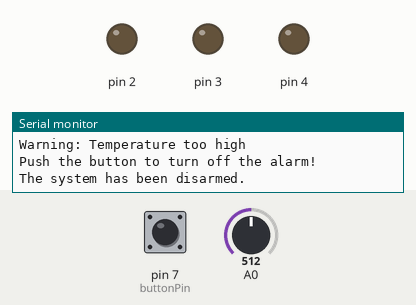
Bench run of a sketch on a simulated Arduino Uno, built with avr-gcc and run on an emulated ATmega328P. Parts: output pins drawn as LEDs (lit = HIGH), the last lines printed to the serial monitor. Dashed ring = blinking. The test bench sets the inputs (shaded band); at power-on: pin 7 (buttonPin) HIGH, A0 = 512.

Above: at 1.8 s.
1.9 s: pin 7 (buttonPin) pulled LOW for 1.3 s
At 2.22 s:
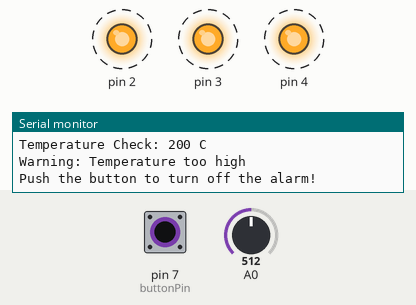
5.4 s: A0 set to 316
6.9 s: A0 set to 295
8.4 s: pin 7 (buttonPin) pulled LOW for 3.2 s
At 12.3 s:
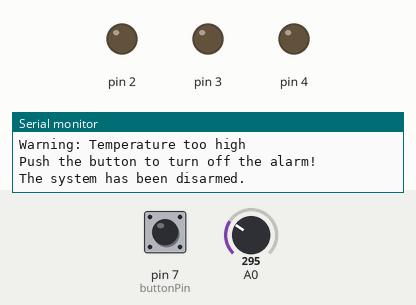
Timing chart, 0 to 13.8 s (numbered marks = the images above; inputs shaded):
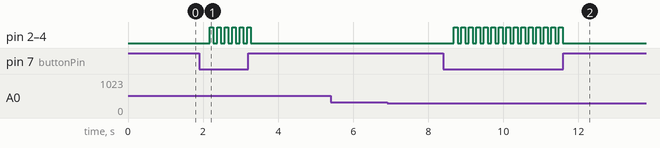

Measured:
- after the input at 1.9 s, pin 2–4: alternates HIGH for 0.10 s and LOW for 0.10 s, 12 changes in all, then stays LOW, starting after 0.27 s
- after the input at 8.4 s, pin 2–4: alternates HIGH for 0.10 s and LOW for 0.10 s, 30 changes in all, then stays LOW, starting after 0.28 s

The sketch:

temperature_monitor1_3_.ino
```cpp
/* TEMPERATURE MONITOR THAT WHEN A HIGH TEMPERATURE
IS DETECTED (baselineTemp in celsius) ACTIVATES AN ALARM (BLINKING LEDS)
TO LET USERS KNOW THERE IS A HIGH RISK. THEY CAN DISARM IT BY
PUSHING THE BUTTON AND THEN THE SYSTEM RESETS AUTOMATICALLY
*/


int baselineTemp = 60; //Temperature that activates the alarm
int celsius=0;
int buttonState=LOW;//output of the button
const int buttonPin=7;

void setup()
{
  Serial.begin(9600);

  //temperature sensor and button as inputs
  pinMode(A0, INPUT);
  pinMode(buttonPin, INPUT);

  //LED's as outputs
  pinMode(2, OUTPUT);
  pinMode(3, OUTPUT);
  pinMode(4, OUTPUT);
}

void loop()
{
  // measure temperature in Celsius
  float InputValue=analogRead(A0);
  float Volts =(InputValue/1024.0)*5.0-0.5;//Conversion InputValue from bits to vold and add -0.5V offset
  celsius=round(Volts*100);//Conversion to Celsius

  //print temperature in celsius in the monitor
  Serial.print("Temperature Check: ");
  Serial.print(celsius);
  Serial.println(" C ");


  //when temperature is below baselineTemp turn off all LED's
  if (celsius < baselineTemp) {
    Serial.println("Temperature is at a safe level");
    digitalWrite(2, LOW);
    digitalWrite(3, LOW);
    digitalWrite(4, LOW);
  }

  //when temperature is over baselineTemp turn on all LED's
  if (celsius >= baselineTemp) {

    Serial.println("Warning: Temperature too high");
    Serial.println("Push the button to turn off the alarm!");
    buttonState=digitalRead(buttonPin);

    while(buttonState==LOW){
      blink();
      delay(100);
      buttonState=digitalRead(buttonPin);
    }
    Serial.println("The system has been disarmed.");


  }
  Serial.println();

  //reset
    digitalWrite(2, LOW);
    digitalWrite(3, LOW);
    digitalWrite(4, LOW);


  delay(1000); // Wait for 100ms to take the next measurement
}

//blinking LEDs
void blink(){
  static bool state=HIGH;
      digitalWrite(2, state);
      digitalWrite(3, state);
      digitalWrite(4, state);
      if(state==LOW)
        state=HIGH;
      else
        state=LOW;

}
  
```
